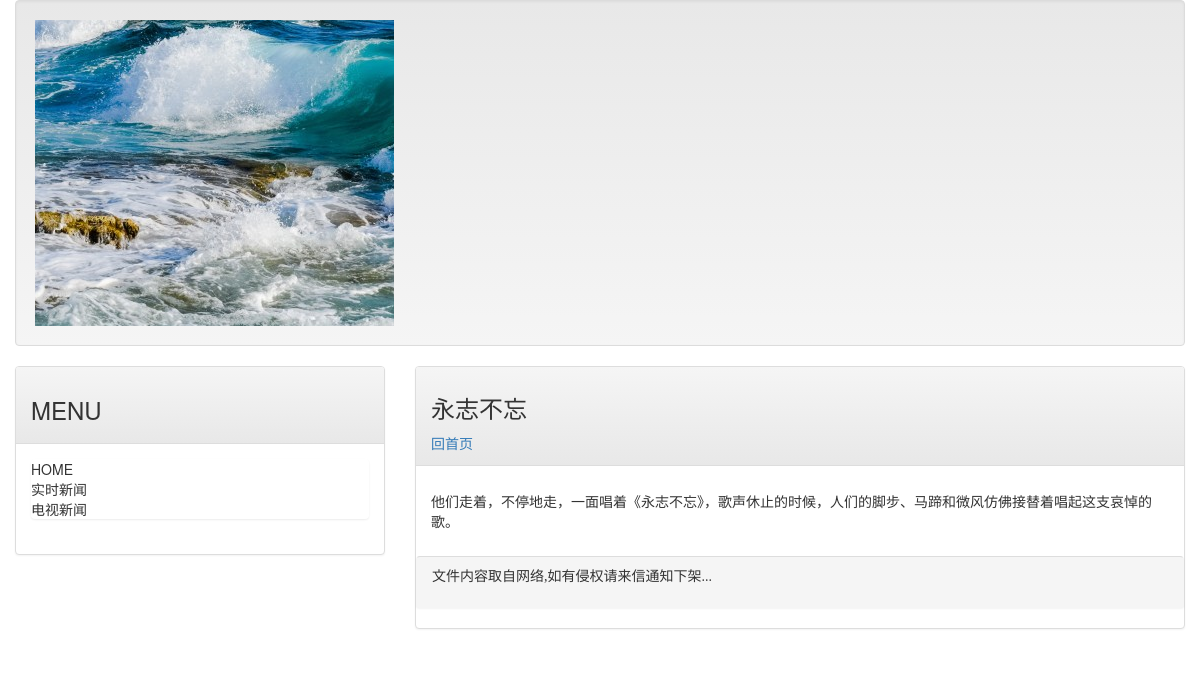
/post/wwwyzbw, run on the app's committed database.
### mainsite/models.py (models this page shows, shortened)
class Post(models.Model):
    title = models.CharField(max_length=200)
    slug = models.CharField(max_length=200)
    body = models.TextField()
    pub_date = models.DateTimeField(default=timezone.now)
    class Meta:
        ordering = ('-pub_date',)

### mainsite/views.py (the view)
# urls.py: url(r'^post/(\w+)$', showpost),
def showpost(request,slug):
    template = get_template('post.html')
    try:
        post = Post.objects.get(slug=slug)
        if post != None:
            html = template.render(locals())
            return HttpResponse(html)
    except:
        return redirect('/')

### templates/post.html (shortened to what this page needs)
{% extends 'base.html' %}
{% load markdown_deux_tags %}
{% block headmessage %}
    <h3 style='font-family:微软雅黑;'>{{ post.title }}</h3>
    <a style='font-family:微软雅黑;' href='/'>回首页</a></h3>
{% endblock %}
{% block content %}
    <p style='font-family:微软雅黑;font-size:12pt;font-weight:bold;'>
     {{ post.body | markdown }}
    </p>
{% endblock %}

### data on the page
Post: title "永志不忘", body "他们走着，不停地走，一面唱着《永志不忘》，歌声休止的时候，人们的脚步、马蹄和微风仿佛接替着唱起这支哀悼的歌。"
